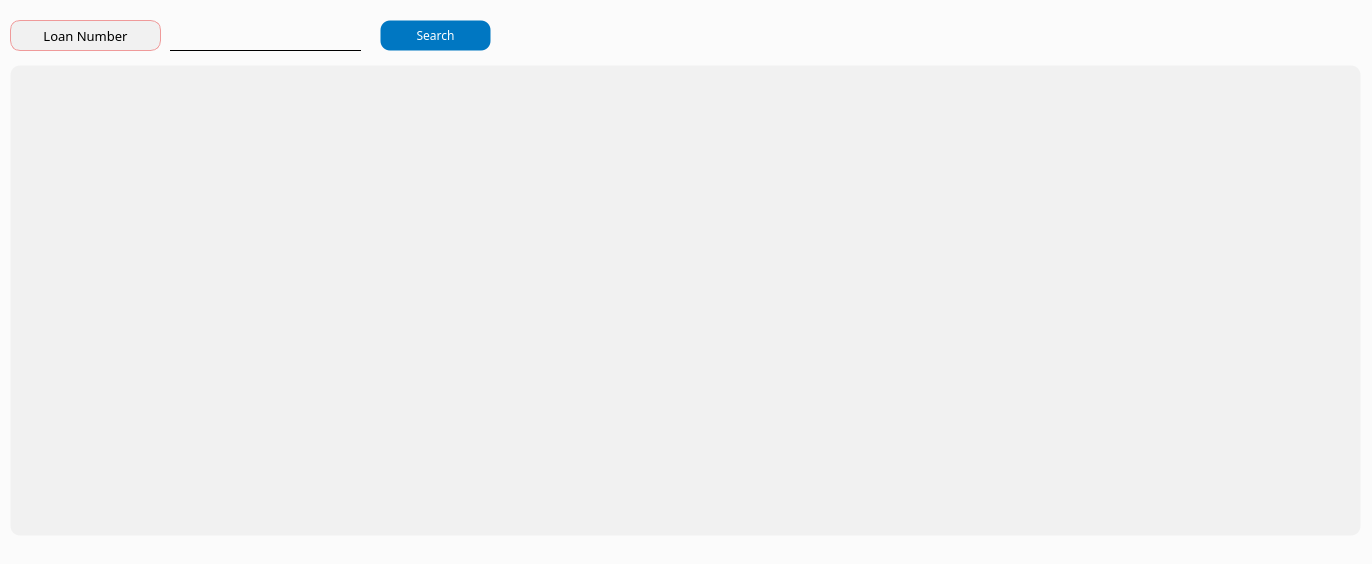
<?xml version="1.0" encoding="UTF-8"?>
<ui version="4.0">
 <class>mainWindow</class>
 <widget class="QMainWindow" name="mainWindow">
  <property name="geometry">
   <rect>
    <x>0</x>
    <y>0</y>
    <width>1372</width>
    <height>564</height>
   </rect>
  </property>
  <property name="windowTitle">
   <string>Counseling Search</string>
  </property>
  <property name="styleSheet">
   <string notr="true">background-color: #fbfbfb;</string>
  </property>
  <widget class="QWidget" name="centralwidget">
   <widget class="QTableView" name="counselingTable">
    <property name="geometry">
     <rect>
      <x>10</x>
      <y>65</y>
      <width>1351</width>
      <height>471</height>
     </rect>
    </property>
    <property name="font">
     <font>
      <family>Arial Black</family>
     </font>
    </property>
    <property name="styleSheet">
     <string notr="true">background-color: #f1f1f1;
border: 1px solid transparent;
border-radius: 10px;</string>
    </property>
   </widget>
   <widget class="QLineEdit" name="loanNumber">
    <property name="geometry">
     <rect>
      <x>170</x>
      <y>20</y>
      <width>191</width>
      <height>31</height>
     </rect>
    </property>
    <property name="font">
     <font>
      <family>Arial Black</family>
     </font>
    </property>
    <property name="styleSheet">
     <string notr="true">QLineEdit {
    border: none;
    border-bottom: 1px solid black;
    background-color: transparent;
    color: black;
}

QLineEdit:disabled {
    border: none;
    border-bottom: 1px solid lightgray;
    background-color: lightgray;
    color: lightgray;
}
</string>
    </property>
   </widget>
   <widget class="QPushButton" name="searchButton">
    <property name="geometry">
     <rect>
      <x>380</x>
      <y>20</y>
      <width>111</width>
      <height>31</height>
     </rect>
    </property>
    <property name="font">
     <font>
      <family>Arial Black</family>
     </font>
    </property>
    <property name="styleSheet">
     <string notr="true">QPushButton {
    background-color: #0077c2;
    color: white;
    border: 1px solid transparent;
    border-radius: 10px;
    padding: 5px 10px;
}

QPushButton:hover {
    border: 1px solid white;
}

QPushButton:pressed {
    background-color: #005f9e;
    padding-top: 6px;
    padding-bottom: 4px;
}

QPushButton:disabled {
    background-color: lightgray;
    color: gray;
    border: 1px solid gray;
}
</string>
    </property>
    <property name="text">
     <string>Search</string>
    </property>
   </widget>
   <widget class="QLabel" name="label_22">
    <property name="geometry">
     <rect>
      <x>10</x>
      <y>20</y>
      <width>151</width>
      <height>31</height>
     </rect>
    </property>
    <property name="minimumSize">
     <size>
      <width>0</width>
      <height>0</height>
     </size>
    </property>
    <property name="maximumSize">
     <size>
      <width>16777215</width>
      <height>16777215</height>
     </size>
    </property>
    <property name="font">
     <font>
      <family>Arial Black</family>
      <pointsize>10</pointsize>
     </font>
    </property>
    <property name="styleSheet">
     <string notr="true">background-color:rgb(241, 241, 241);
border: 1px solid #ef9a9a;
border-radius: 10px;</string>
    </property>
    <property name="frameShape">
     <enum>QFrame::Box</enum>
    </property>
    <property name="text">
     <string>Loan Number</string>
    </property>
    <property name="alignment">
     <set>Qt::AlignCenter</set>
    </property>
   </widget>
  </widget>
  <widget class="QStatusBar" name="statusbar"/>
 </widget>
 <tabstops>
  <tabstop>loanNumber</tabstop>
  <tabstop>searchButton</tabstop>
  <tabstop>counselingTable</tabstop>
 </tabstops>
 <resources/>
 <connections/>
</ui>
